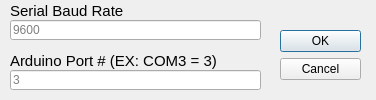
<?xml version="1.0" encoding="UTF-8"?>
<ui version="4.0">
 <class>Dialog</class>
 <widget class="QDialog" name="Dialog">
  <property name="geometry">
   <rect>
    <x>0</x>
    <y>0</y>
    <width>376</width>
    <height>100</height>
   </rect>
  </property>
  <property name="windowTitle">
   <string>Arduino Settings</string>
  </property>
  <widget class="QDialogButtonBox" name="buttonBox">
   <property name="geometry">
    <rect>
     <x>280</x>
     <y>30</y>
     <width>81</width>
     <height>51</height>
    </rect>
   </property>
   <property name="orientation">
    <enum>Qt::Vertical</enum>
   </property>
   <property name="standardButtons">
    <set>QDialogButtonBox::Cancel|QDialogButtonBox::Ok</set>
   </property>
  </widget>
  <widget class="QLineEdit" name="line_baud">
   <property name="geometry">
    <rect>
     <x>10</x>
     <y>20</y>
     <width>251</width>
     <height>20</height>
    </rect>
   </property>
   <property name="autoFillBackground">
    <bool>false</bool>
   </property>
   <property name="text">
    <string/>
   </property>
   <property name="placeholderText">
    <string>9600</string>
   </property>
   <property name="clearButtonEnabled">
    <bool>false</bool>
   </property>
  </widget>
  <widget class="QLabel" name="label_baud">
   <property name="geometry">
    <rect>
     <x>10</x>
     <y>0</y>
     <width>251</width>
     <height>21</height>
    </rect>
   </property>
   <property name="font">
    <font>
     <pointsize>11</pointsize>
    </font>
   </property>
   <property name="text">
    <string>Serial Baud Rate</string>
   </property>
  </widget>
  <widget class="QLabel" name="label_port">
   <property name="geometry">
    <rect>
     <x>10</x>
     <y>50</y>
     <width>251</width>
     <height>21</height>
    </rect>
   </property>
   <property name="font">
    <font>
     <pointsize>11</pointsize>
    </font>
   </property>
   <property name="text">
    <string>Arduino Port # (EX: COM3 = 3)</string>
   </property>
  </widget>
  <widget class="QLineEdit" name="line_port">
   <property name="geometry">
    <rect>
     <x>10</x>
     <y>70</y>
     <width>251</width>
     <height>20</height>
    </rect>
   </property>
   <property name="autoFillBackground">
    <bool>false</bool>
   </property>
   <property name="text">
    <string/>
   </property>
   <property name="placeholderText">
    <string>3</string>
   </property>
   <property name="clearButtonEnabled">
    <bool>false</bool>
   </property>
  </widget>
 </widget>
 <resources/>
 <connections>
  <connection>
   <sender>buttonBox</sender>
   <signal>accepted()</signal>
   <receiver>Dialog</receiver>
   <slot>accept()</slot>
   <hints>
    <hint type="sourcelabel">
     <x>248</x>
     <y>254</y>
    </hint>
    <hint type="destinationlabel">
     <x>157</x>
     <y>274</y>
    </hint>
   </hints>
  </connection>
  <connection>
   <sender>buttonBox</sender>
   <signal>rejected()</signal>
   <receiver>Dialog</receiver>
   <slot>reject()</slot>
   <hints>
    <hint type="sourcelabel">
     <x>316</x>
     <y>260</y>
    </hint>
    <hint type="destinationlabel">
     <x>286</x>
     <y>274</y>
    </hint>
   </hints>
  </connection>
 </connections>
</ui>
